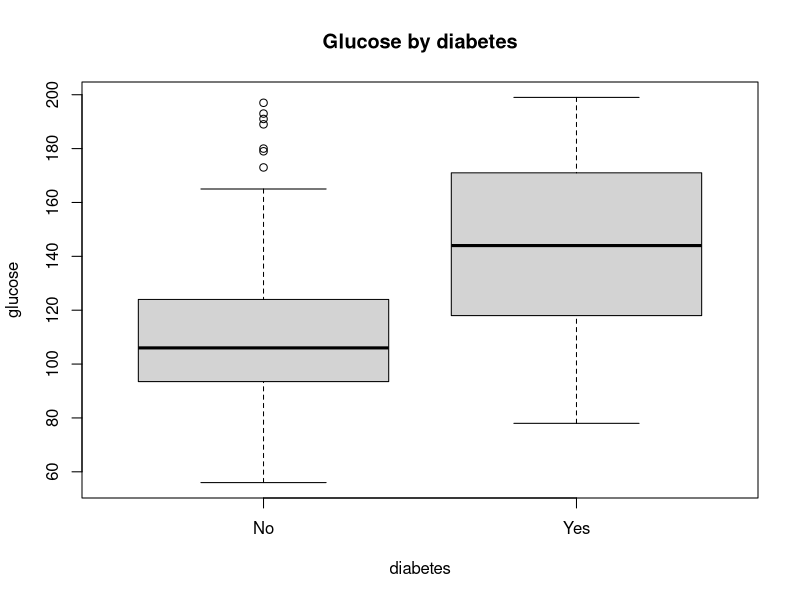

Generate this figure with R:
library(MASS)
library(class)

# Pima.tr (200 rows) and Pima.te (332 rows) come with MASS
data <- rbind(Pima.tr, Pima.te)

# preparation: check the types
str(data)
colSums(is.na(data))

# exploratory analysis
table(data$type)
prop.table(table(data$type))
aggregate(cbind(glu, bmi, age) ~ type, data = data, FUN = mean)

png("04-practice/glucose_by_type.png", width = 600, height = 400)
boxplot(glu ~ type, data = data, main = "Glucose by diabetes", xlab = "diabetes", ylab = "glucose")
dev.off()

# model: KNN on normalized features with a random 70/30 split
set.seed(123)
normalize <- function(x) (x - min(x)) / (max(x) - min(x))
x <- as.data.frame(lapply(data[, 1:7], normalize))
y <- data$type

train_idx <- sample(nrow(data), size = 0.7 * nrow(data))
train_x <- x[train_idx, ]
train_y <- y[train_idx]
test_x <- x[-train_idx, ]
test_y <- y[-train_idx]

# choose k with 5-fold cross-validation on the training data only,
# so the test set is only used once at the end
folds <- sample(rep(1:5, length.out = nrow(train_x)))
cv_accuracy <- function(k) {
  acc <- c()
  for (f in 1:5) {
    val <- folds == f
    p <- knn(train_x[!val, ], train_x[val, ], cl = train_y[!val], k = k)
    acc <- c(acc, mean(p == train_y[val]))
  }
  mean(acc)
}

ks <- seq(3, 25, by = 2)
cv_results <- sapply(ks, cv_accuracy)
best_k <- ks[which.max(cv_results)]
print(paste("best k on cross-validation:", best_k))

# final evaluation on the test set
pred <- knn(train_x, test_x, cl = train_y, k = best_k)
accuracy <- mean(pred == test_y)
print(paste("test accuracy:", round(accuracy * 100, 1), "%"))
table(predicted = pred, real = test_y)

if (accuracy >= 0.75) {
  print("goal reached: at least 75% accuracy")
} else {
  print("below the 75% goal")
}
